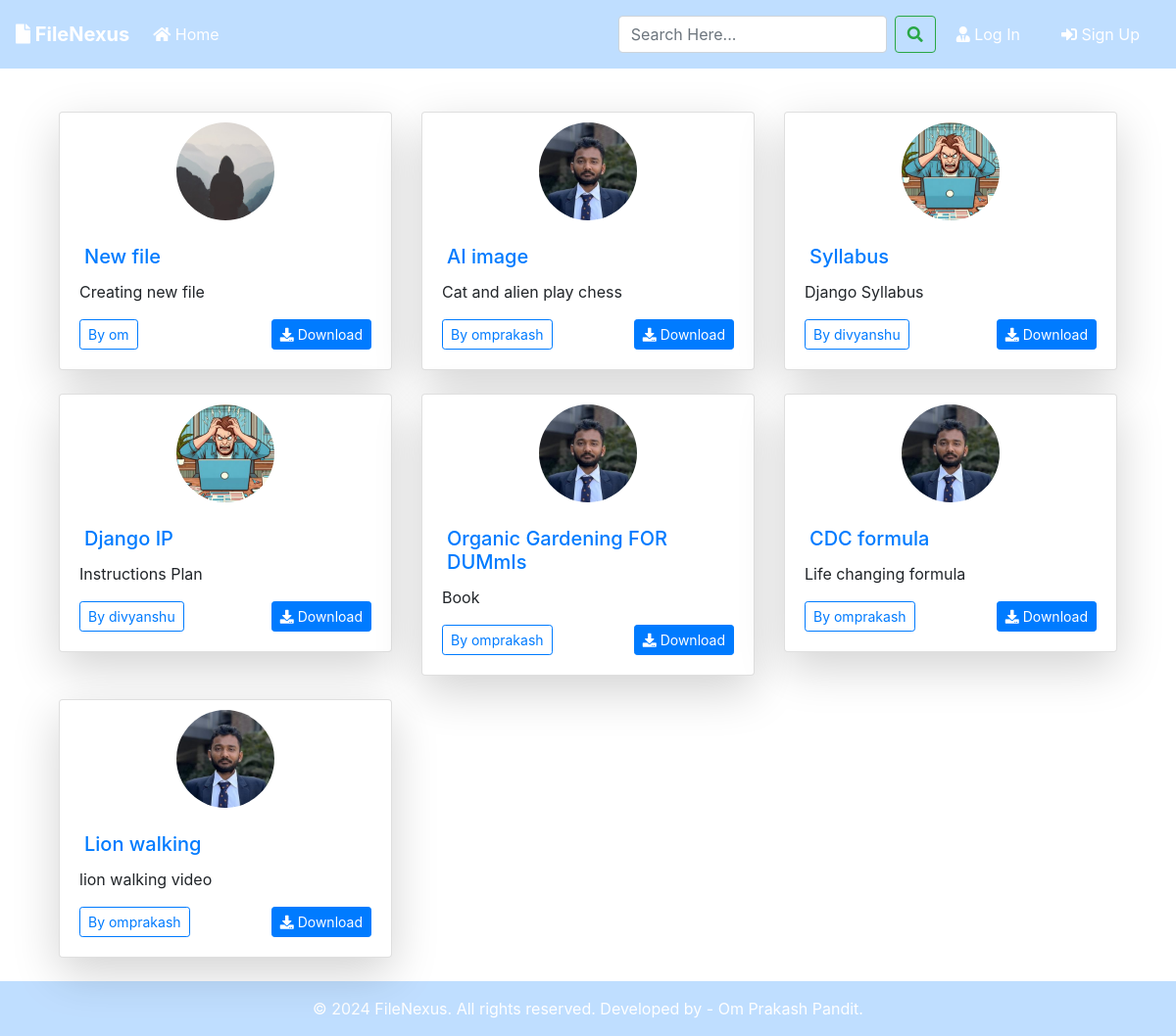
The page / on the database its author committed.
### blog/models.py (models this page shows, shortened)
class Post(models.Model):
	title = models.CharField(max_length=100)
	file = models.FileField(null=True,blank=True,upload_to='Files')
	content = models.TextField()
	date_posted = models.DateTimeField(default=timezone.now)
	author = models.ForeignKey(User, on_delete=models.CASCADE)
	downloadable = models.BooleanField(default=True)

### users/models.py (models this page shows, shortened)
class Profile(models.Model):
    user = models.OneToOneField(User, on_delete=models.CASCADE)
    image = models.ImageField(default='default.jpg', upload_to='profile_pics')

### blog/views.py (the view)
# urls.py: path('', PostListView.as_view(), name='blog-home'),
class PostListView(ListView):
    model = Post
    template_name = 'blog/home.html'  # <app>/<model>_<viewtype>.html
    context_object_name = 'posts'
    ordering = ['-date_posted']
    paginate_by = 8

### blog/templates/blog/home.html (shortened to what this page needs)
{% extends "blog/base.html" %}
{% block content %}
<div class="container mt-4">
    <div class="row">
        {% for post in posts %}
        <div class="col-12 col-md-6 col-lg-4 mb-4">
            <div class="card shadow-lg">
                <div class="image-container text-center" style="padding-top: 30px;">
                    <img src="{{ post.author.profile.image.url }}" alt="Profile image of {{ post.author }}" class="rounded-circle img-fluid" style="width: 100px; height: 100px; margin-top: -50px;">
                </div>
                <div class="card-body">
                    <h5 class="card-title"><a href="{% url 'post-detail' post.id %}">{{ post.title }}</a></h5>
                    <p class="card-text">{{ post.content|truncatewords:20 }}</p>
                    <div class="d-flex justify-content-between align-items-center">
                        <a href="{% url 'user-posts' post.author.username %}" class="btn btn-sm btn-outline-primary">By {{ post.author }}</a>
                        {% if post.file and post.downloadable %}
                        <a href="{{ post.file.url }}" download class="btn btn-sm btn-primary"><i class="fas fa-download"></i> Download</a>
                        {% endif %}
                    </div>
                </div>
            </div>
        </div>
        {% endfor %}
    </div>
</div>
{% endblock content %}

### blog/templates/blog/base.html (shortened to what this page needs)
{% load static %}
{% load tz %}
<!doctype html>
<html lang="en">
<head>
    <link rel="stylesheet" href="https://stackpath.bootstrapcdn.com/bootstrap/4.3.1/css/bootstrap.min.css">
    <link rel="stylesheet" href="https://use.fontawesome.com/releases/v5.8.1/css/all.css">
    <link rel="stylesheet" href="{% static 'blog/main.css' %}">
</head>
<body>
    <nav class="navbar navbar-expand-lg navbar-dark bg-dark">
        <a class="navbar-brand font-weight-bold" href="{% url 'blog-home' %}"><i class="fas fa-file"></i> FileNexus</a>
        <div class="collapse navbar-collapse" id="navbarSupportedContent">
            <ul class="navbar-nav mr-auto">
                <li class="nav-item active">
                    <a class="nav-link" href="{% url 'blog-home' %}"><i class="fas fa-home"></i> Home <span class="sr-only">(current)</span></a>
                </li>
            </ul>
            <form id="searchform" class="form-inline" action="{% url 'search' %}" method="get">
                <input class="form-control mr-sm-2" type="search" name="q" value="{{ request.GET.q }}" placeholder="Search Here..." aria-label="Search">
                <button class="btn btn-outline-success my-2 my-sm-0" type="submit"><i class="fa fa-search"></i></button>
            </form>
            {% if user.is_authenticated %}
            <a href="{% url 'user-posts' user %}" class="btn text-white m-2"><i class="fas fa-user-shield"></i> My Files</a>
            <a href="{% url 'post-create' %}" class="btn text-white m-2"><i class="fas fa-user-edit"></i> Upload New File</a>
            <a href="{% url 'profile' %}" class="btn text-white m-2"><i class="fas fa-user"></i> {{ user.username }}</a>
            <form action="{% url 'logout' %}" method="post" style="display: inline;">
                {% csrf_token %}
                <button type="submit" class="btn text-white m-2"><i class="fas fa-sign-out-alt"></i> Log Out</button>
            </form>
            {% else %}
            <a href="{% url 'login' %}" class="btn text-white m-2"><i class="fas fa-user-tie"></i> Log In</a>
            <a href="{% url 'register' %}" class="btn text-white m-2"> <i class="fas fa-sign-in-alt"></i> Sign Up</a>
            {% endif %}
        </div>
    </nav>
    <div class="container my-bg">
        {% block content %}
        {% endblock %}
    </div>
    <footer class="footer bg-dark text-white">
        <div class="container text-center py-3">
            © {% now "Y" %} FileNexus. All rights reserved. Developed by - Om Prakash Pandit.
        </div>
    </footer>
</body>
</html>

### blog/static/blog/main.css (style rules this page uses)
html { height: 100%; }
body { background-image: url('https://images.pexels.com/photos/956999/milky-way-starry-sky-night-sky-star-956999.jpeg?auto=compress&cs=tinysrgb&w=1260&h=750&dpr=1'); background-size: cover; background-position: center; background-repeat: no-repeat; background-attachment: fixed; display: flex; flex-direction: column; min-height: 100vh; margin: 0; }
.bg-dark { background-color: rgba(0, 123, 255, .25) !important; }
h2, h3, h4, h5, h6 { color: #58c5cf; margin: 5px; }
ul { margin: 0; }
.container.my-bg { flex: 1 0 auto; margin-top: 20px; }
.image-container { text-align: center; position: relative; margin-top: -30px; z-index: 0; }
.card { overflow: hidden; position: relative; padding-top: 60px; }
.footer { background-color: #343a40; color: white; flex-shrink: 0; width: 100%; }

### rows shown on the page
Post: author.profile.image (placeholder picture), title "New file", content "Creating new file", author "om"
Post: author.profile.image (picture), title "AI image", content "Cat and alien play chess", author "omprakash"
Post: author.profile.image (picture), title "Syllabus", content "Django Syllabus", author "divyanshu"
Post: author.profile.image (picture), title "Django IP", content "Instructions Plan", author "divyanshu"
Post: author.profile.image (picture), title "Organic Gardening FOR DUMmIs", content "Book", author "omprakash"
Post: author.profile.image (picture), title "CDC formula", content "Life changing formula", author "omprakash"
Post: author.profile.image (picture), title "Lion walking", content "lion walking video", author "omprakash"
